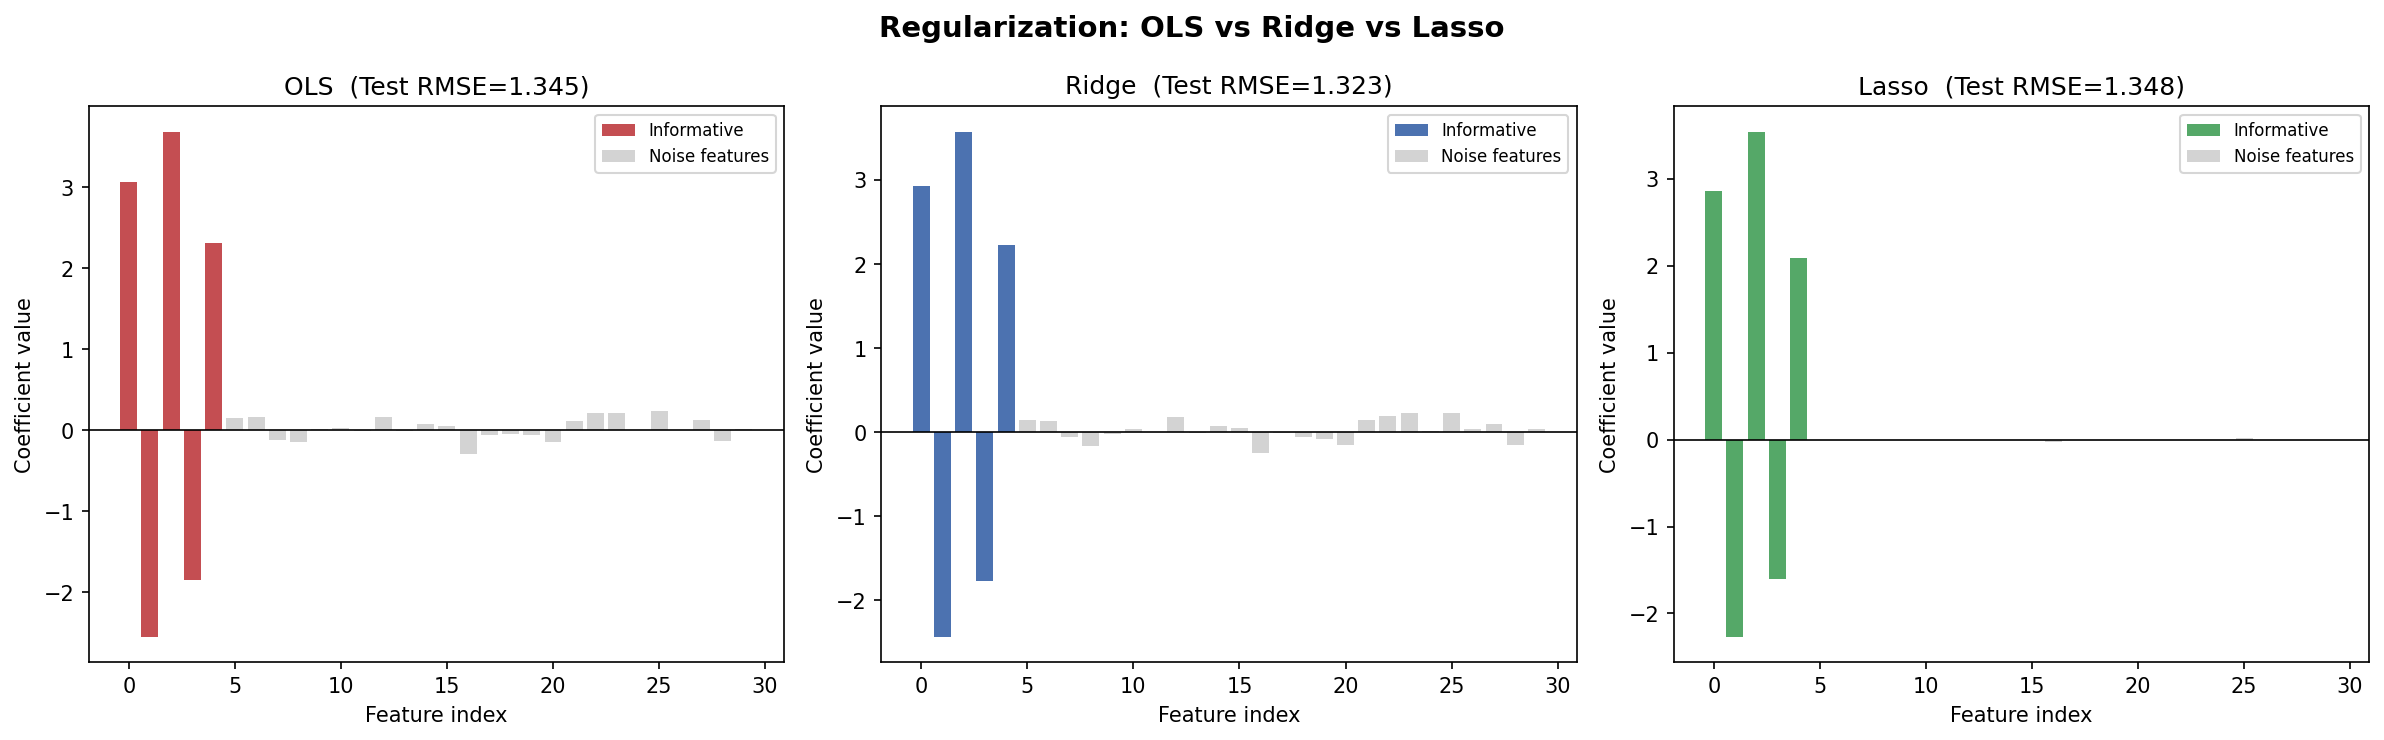

Recreate this plot in Python.
"""
Regularization in Linear Regression
=====================================
OLS  vs  Ridge (L2)  vs  Lasso (L1)

Shows:
  • Why OLS overfits on noisy / high-dim data
  • How Ridge shrinks coefficients uniformly
  • How Lasso drives weak coefficients to exactly zero (feature selection)
  • Cross-validated alpha selection
"""

import numpy as np
import matplotlib.pyplot as plt
from sklearn.linear_model import LinearRegression, Ridge, Lasso, RidgeCV, LassoCV
from sklearn.preprocessing import StandardScaler
from sklearn.model_selection import train_test_split
from sklearn.metrics import mean_squared_error

# ── 1. Synthetic dataset with many features, most irrelevant ──────────────────
np.random.seed(0)
n_samples   = 150
n_features  = 30          # total features
n_informative = 5         # only 5 truly matter

X = np.random.randn(n_samples, n_features)
true_coefs = np.zeros(n_features)
true_coefs[:n_informative] = [3, -2.5, 4, -1.8, 2.2]   # strong signal
y = X @ true_coefs + np.random.randn(n_samples) * 1.5   # noise σ=1.5

# ── 2. Scale + split ──────────────────────────────────────────────────────────
scaler = StandardScaler()
X_scaled = scaler.fit_transform(X)

X_train, X_test, y_train, y_test = train_test_split(
    X_scaled, y, test_size=0.25, random_state=42
)

# ── 3. Fit models ─────────────────────────────────────────────────────────────
ols   = LinearRegression().fit(X_train, y_train)

ridge_cv = RidgeCV(alphas=np.logspace(-3, 3, 100), cv=5)
ridge_cv.fit(X_train, y_train)
ridge = Ridge(alpha=ridge_cv.alpha_).fit(X_train, y_train)

lasso_cv = LassoCV(alphas=np.logspace(-3, 1, 100), cv=5, max_iter=10_000)
lasso_cv.fit(X_train, y_train)
lasso = Lasso(alpha=lasso_cv.alpha_, max_iter=10_000).fit(X_train, y_train)

# ── 4. Metrics ────────────────────────────────────────────────────────────────
def rmse(m, Xtr, ytr, Xte, yte):
    tr = np.sqrt(mean_squared_error(ytr, m.predict(Xtr)))
    te = np.sqrt(mean_squared_error(yte, m.predict(Xte)))
    return tr, te

ols_tr,   ols_te   = rmse(ols,   X_train, y_train, X_test, y_test)
ridge_tr, ridge_te = rmse(ridge, X_train, y_train, X_test, y_test)
lasso_tr, lasso_te = rmse(lasso, X_train, y_train, X_test, y_test)

nonzero_lasso = np.sum(np.abs(lasso.coef_) > 1e-4)

print("=" * 60)
print("     REGULARIZATION COMPARISON — OLS vs RIDGE vs LASSO")
print("=" * 60)
print(f"  {'Model':<10}  {'Train RMSE':>12}  {'Test RMSE':>12}  {'Non-zero coefs':>15}")
print("-" * 60)
print(f"  {'OLS':<10}  {ols_tr:>12.4f}  {ols_te:>12.4f}  {n_features:>15}")
print(f"  {'Ridge':<10}  {ridge_tr:>12.4f}  {ridge_te:>12.4f}  {n_features:>15}  (α={ridge_cv.alpha_:.4f})")
print(f"  {'Lasso':<10}  {lasso_tr:>12.4f}  {lasso_te:>12.4f}  {nonzero_lasso:>15}  (α={lasso_cv.alpha_:.4f})")
print("=" * 60)
print(f"\n  True informative features : {n_informative}")
print(f"  Lasso kept               : {nonzero_lasso} features")

# ── 5. Plots ──────────────────────────────────────────────────────────────────
fig, axes = plt.subplots(1, 3, figsize=(16, 5))
fig.suptitle("Regularization: OLS vs Ridge vs Lasso", fontsize=14, fontweight="bold")

feature_ids = np.arange(n_features)
colors = {"OLS": "#C44E52", "Ridge": "#4C72B0", "Lasso": "#55A868"}

for ax, (name, coefs) in zip(axes, [
    ("OLS",   ols.coef_),
    ("Ridge", ridge.coef_),
    ("Lasso", lasso.coef_),
]):
    ax.bar(feature_ids[:n_informative],  coefs[:n_informative],
           color=colors[name], label="Informative")
    ax.bar(feature_ids[n_informative:],  coefs[n_informative:],
           color="lightgray", label="Noise features")
    ax.axhline(0, color="black", lw=0.8)
    ax.set_title(f"{name}  (Test RMSE={rmse(locals()[name.lower()], X_train, y_train, X_test, y_test)[1]:.3f})")
    ax.set_xlabel("Feature index")
    ax.set_ylabel("Coefficient value")
    ax.legend(fontsize=8)

plt.tight_layout()
plt.savefig("02_regularization.png", dpi=150, bbox_inches="tight")
plt.show()
print("\n  Plot saved → 02_regularization.png")

# ── 6. Regularisation path for Lasso ─────────────────────────────────────────
alphas = np.logspace(-2, 1, 200)
coef_path = []
for a in alphas:
    m = Lasso(alpha=a, max_iter=10_000).fit(X_train, y_train)
    coef_path.append(m.coef_.copy())
coef_path = np.array(coef_path)

fig, ax = plt.subplots(figsize=(10, 5))
for i in range(n_features):
    lw = 2.0 if i < n_informative else 0.5
    ls = "-"  if i < n_informative else "--"
    ax.plot(np.log10(alphas), coef_path[:, i], lw=lw, ls=ls)

ax.axvline(np.log10(lasso_cv.alpha_), color="red", ls=":", lw=2,
           label=f"CV-chosen α = {lasso_cv.alpha_:.4f}")
ax.set_xlabel("log₁₀(α)")
ax.set_ylabel("Coefficient value")
ax.set_title("Lasso Regularization Path\n(solid = informative features, dashed = noise)")
ax.legend()
plt.tight_layout()
plt.savefig("02b_lasso_path.png", dpi=150, bbox_inches="tight")
plt.show()
print("  Plot saved → 02b_lasso_path.png")
